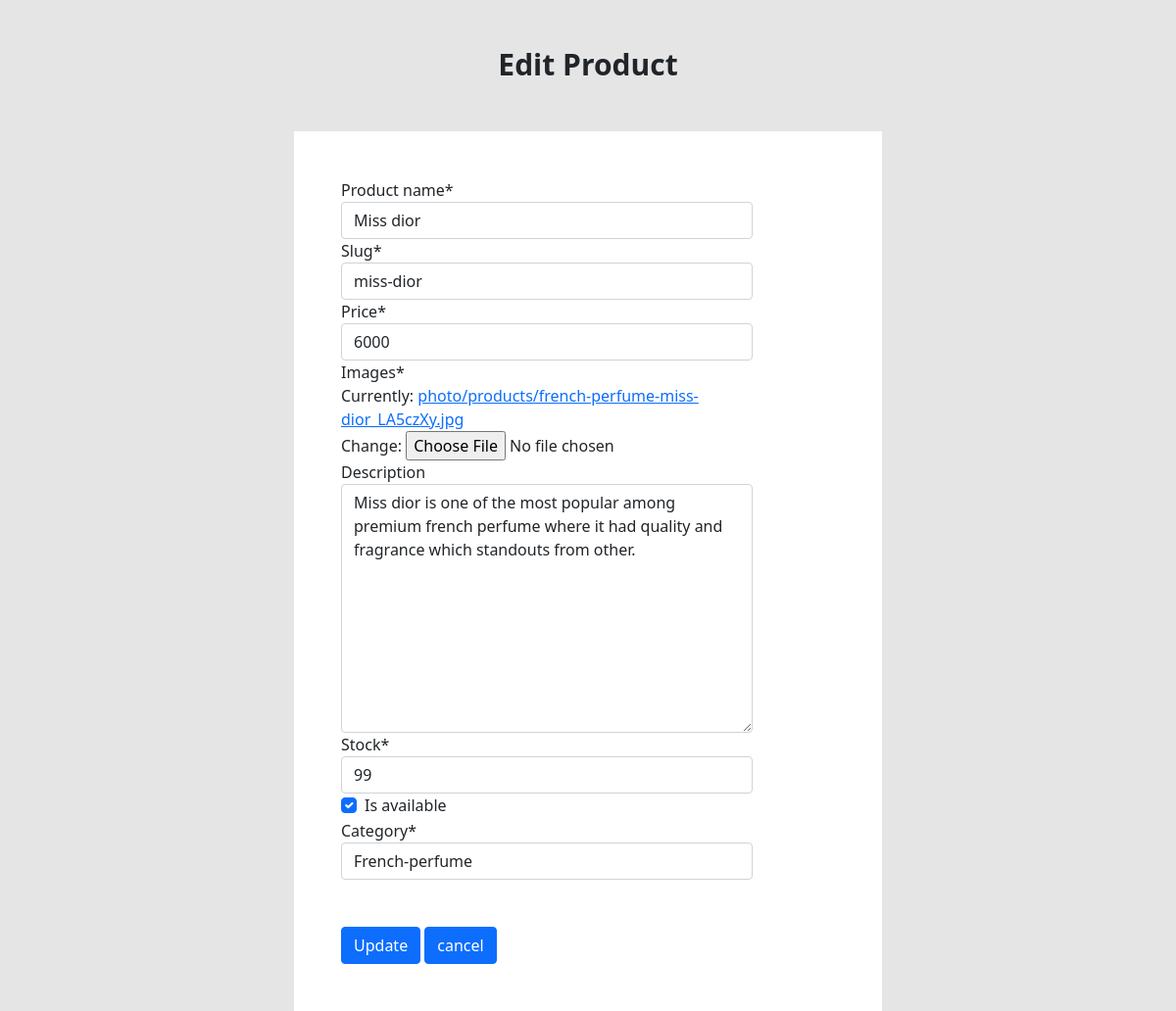
The app's page /adminpanel/editproduct/7 with its own data.
### store/models.py (models this page shows, shortened)
class Product(models.Model):
    product_name = models.CharField(max_length=200,unique=True)
    slug = models.SlugField(max_length=200,unique=True)
    description = models.TextField(max_length=500,blank=True)
    price =models.IntegerField()
    images =models.ImageField(upload_to='photo/products')
    stock = models.IntegerField()
    is_available = models.BooleanField(default=True)
    category = models.ForeignKey(Category,on_delete=models.CASCADE)
    created_date = models.DateTimeField(auto_now_add=True)
    modified_date =models.DateTimeField(auto_now=True)

### admin_panel/views.py (the view, shortened to what this page needs)
# urls.py: path('editproduct/<cat_id>', views.editproduct,name='editproduct'),
def editproduct(request,cat_id):
        list_prod = Product.objects.get(id=cat_id)
        form = ProductForm(instance=list_prod)
        context = {'form':form}
        return render(request,'adminpanel/editproduct.html',context)

### store/forms.py
class ProductForm(ModelForm):
    class Meta:
        model = Product
        fields = ['product_name','slug','price','images','description','stock','is_available','category']

### cart/contextprocessors.py (called while the page is built, shortened)
def counter(request):
    cart_count=0
    if 'admin' in request.path:
        return{}
    return dict(cart_count=cart_count)

### category/context_processors.py (called while the page is built)
def menu_links(request):
    links=Category.objects.all()
    return dict(links=links)

### category/models.py (called while the page is built)
    def __str__(self):
        return self.category_name

### templates/adminpanel/editproduct.html (shortened to what this page needs)
{% load crispy_forms_tags %}
{% load crispy_forms_filters %}
{% load static %}
<!DOCTYPE html>
<html lang="en">
<head>
    <link href="https://cdn.jsdelivr.net/npm/bootstrap@5.0.2/dist/css/bootstrap.min.css" rel="stylesheet"
>
</head>
<h4 style="font-weight: 700; font-size: 30px;" class="card-title mb-4 m-5 text-center">Edit Product
</h4>
<body style="background-color: #E5E5E5;">
    <div style="width:50%; margin-top:50px; background-color:#fff" class="col-12 p-5 container">
        <form id="myform" action="{{ editproduct }}" method="post"enctype="multipart/form-data" class="col-xl-10" >
            {{ form | crispy }}
            <div class="pt-5">
                <button type="submit" id="btn-submit" form="myform" class="btn btn-primary">Update</button>
                <a class="btn btn-primary" href="">cancel</a>
            </div>
        </form>
    </div>
</body>
</html>

### records on screen
Product: product_name "Miss dior", slug "miss-dior", price "6000", description "Miss dior is one of the most popular among premium french perfume where it had quality and fragrance which standouts from other.", stock "99", is_available "☑", category "French-perfume"
